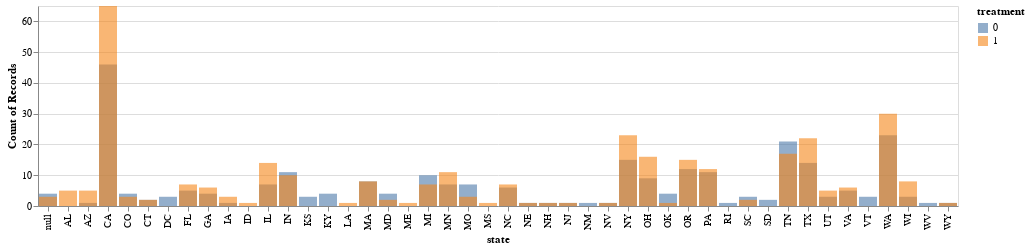

Notebook code cell kept with this figure:
### Code cell
# Save only the 'state' feature and treatment class in the US training data
train_df_us_3 = train_df_us[['state', 'treatment']]

# Plot distributions of features in the USA dataset based on target column
alt.Chart(train_df_us_3.sort_values('treatment')).mark_bar(opacity=0.6).encode(
    alt.X(alt.repeat(), type='nominal'),
    alt.Y('count()', stack=None),
    alt.Color('treatment:N')
).properties(
    height=200
).repeat(
    train_df_us_3.select_dtypes('object').columns.to_list(),
    columns=1
)

### Figure 1 — Vega-Lite specification as saved in the notebook (floating-point values rounded to 4 significant figures; data arrays with more than 128 entries replaced by an {"elided": "..."} marker saying what was removed)
{"config": {"view": {"continuousWidth": 300, "continuousHeight": 300}}, "repeat": ["state"], "spec": {"data": {"name": "data-84defeb8a8892c97a81a9a0a796031ef"}, "mark": {"type": "bar", "opacity": 0.6}, "encoding": {"color": {"field": "treatment", "type": "nominal"}, "x": {"field": {"repeat": "repeat"}, "type": "nominal"}, "y": {"aggregate": "count", "stack": null, "type": "quantitative"}}, "height": 200}, "columns": 1, "$schema": "https://vega.github.io/schema/vega-lite/v5.16.3.json", "datasets": {"data-84defeb8a8892c97a81a9a0a796031ef": {"elided": "600 records"}}}
